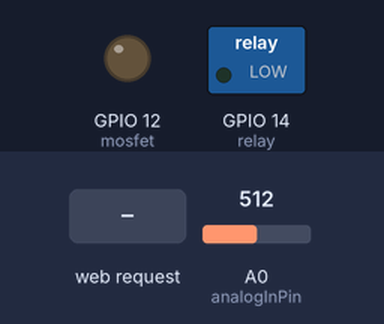
Recording of a sketch running on a simulated ESP8266 (NodeMCU). Shown: switched loads named in the sketch (green lamp = pin HIGH), output pins drawn as LEDs (lit = HIGH). The inputs (shaded band) are chosen by the test bench; at power-on: A0 (analogInPin) = 512. WiFi joins after 1.5 s; servers stay silent unless stated.

Above: at 2.7 s.
2.8 s: HTTP request GET /waterize?value=1 received
At 3.3 s:
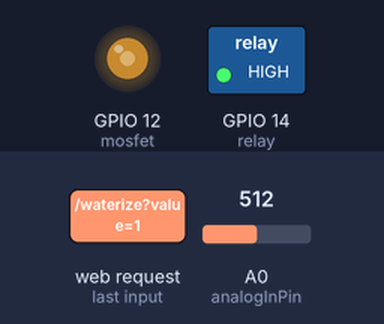
Timing chart, 0 to 7.3 s (numbered marks = the images above; inputs shaded):
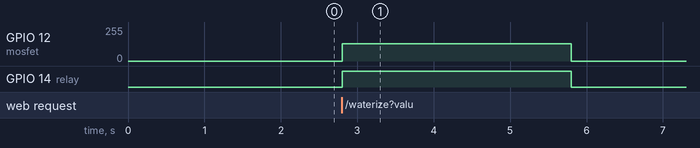

The sketch:

Smart_Plant_Watering.ino
```cpp
#include <ESP8266WiFi.h>
#include <WiFiUdp.h>
#include <WiFiClient.h>
#include <ESP8266WebServer.h>
#include <ESP8266HTTPUpdateServer.h>

#include <Ticker.h>

//Static IP address configuration
IPAddress staticIP(192, 168, 1, 170);
IPAddress gateway(192, 168, 1, 1);
IPAddress subnet(255, 255, 255, 0);
IPAddress dns(192, 168, 1, 1);
IPAddress dns2(8, 8, 8, 8);

const char *deviceName = "MakeItSmart_Plant_Watering";
  const char *ssid     = "**********Your_SSID************";
  const char *password = "********Your Password**********";

ESP8266WebServer httpServer(80);
ESP8266HTTPUpdateServer httpUpdater;

#define mosfet 12
#define relay 14

const int analogInPin = A0;

Ticker timer;
bool state = false;
int humidity = 0;

Ticker relay_timer;

void setup() {
  Serial.begin(115200);

  pinMode(relay, OUTPUT);
  pinMode(mosfet, OUTPUT);

  //analogWriteRange(1024);

  timer.attach_ms(1000, readSensorValue);

  connectToWifi();
}

void loop() {
  analogWrite(mosfet, state ? 130 : 0);
  digitalWrite(relay, state ? HIGH : LOW);

  httpServer.handleClient();
}

//--------------------Operational functions-----------------------------------------
void connectToWifi() {
  WiFi.hostname(deviceName);
  WiFi.config(staticIP, gateway, subnet, dns, dns2);

  WiFi.mode(WIFI_STA);
  WiFi.begin(ssid, password);

  int counter = 0;
  while (WiFi.status() != WL_CONNECTED && counter < 20) {
    delay(500);
  }

  if (WiFi.status() != WL_CONNECTED) ESP.restart();

  httpUpdater.setup(&httpServer);
  httpServer.on("/get_device_type", get_device_type);
  httpServer.on("/get_humidity", get_humidity);
  httpServer.on("/get_state", get_state);
  httpServer.on("/waterize", waterize);

  httpServer.begin();
}

void readSensorValue() {
  humidity = (int)((1024 - analogRead(analogInPin)) / 10.24);
}

void stopWaterizing() {
  if (relay_timer.active()) relay_timer.detach();
  state = false;
}

//--------------------Http functions-----------------------------------------
void get_device_type() {
  httpServer.send(200, "text/plain", "Plant Watering");
}

void get_humidity() {
  httpServer.send(200, "text/plain", String(humidity));
}

void get_state() {
  httpServer.send(200, "text/plain", String(state));
}

void waterize() {
  state = httpServer.arg("value").toInt() == 1;
  if (state) {
    int duration = httpServer.arg("duration").toInt();
    if (!relay_timer.active()) relay_timer.attach_ms(duration > 0 ? duration : 3000, stopWaterizing);
  } else {
    if (relay_timer.active()) relay_timer.detach();
  }

  httpServer.send(200, "text/plain", "Ok");
}
```

Measured:
- after the input at 2.8 s, GPIO 12 (mosfet): 0/255 → 130/255 at once, → 0/255 3.0 s later; GPIO 14 (relay): LOW → HIGH at once, → LOW 3.0 s later
